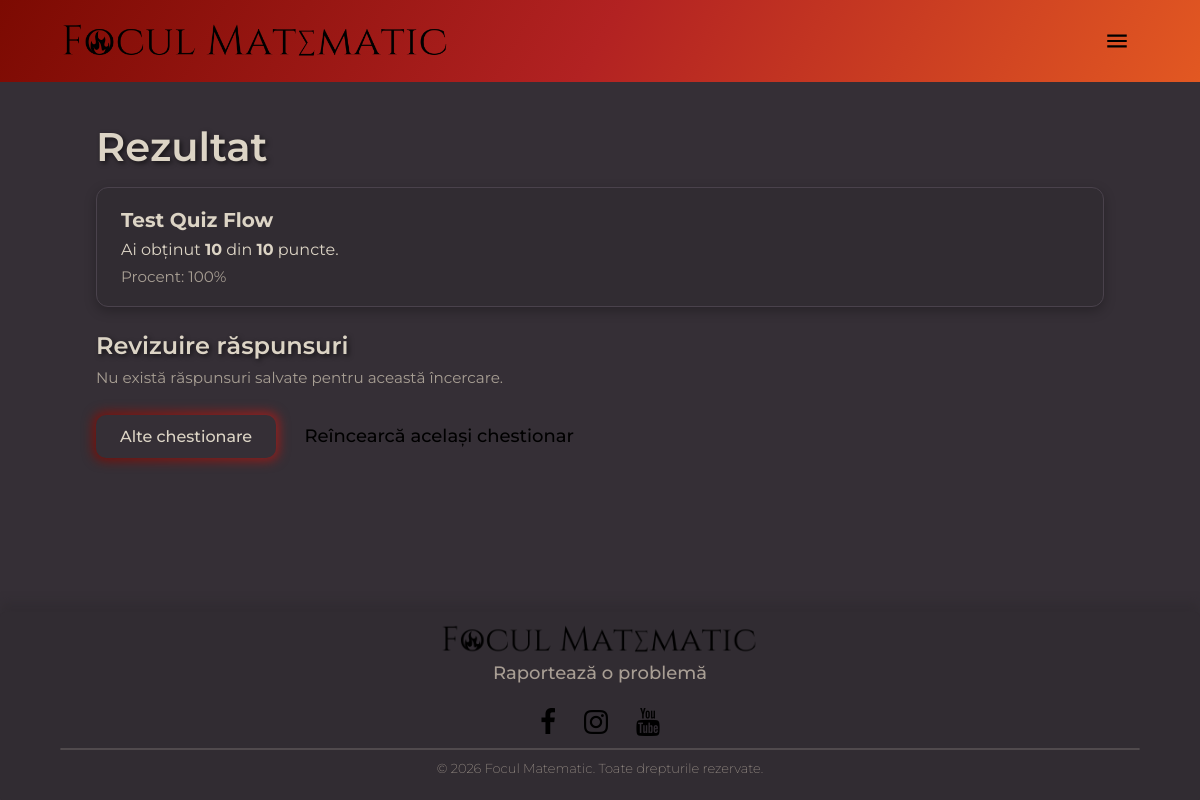
The page /quizzes/2/rezultat/1/ (signed in) on the database its author committed.
### quizzes/models.py (models this page shows, shortened)
class Quiz(models.Model):
    chapter = models.ForeignKey(
        Chapter,
        on_delete=models.CASCADE,
        related_name="topics",
        null=True,
        blank=True,
    )
    title = models.CharField(max_length=100)
    description = models.TextField(blank=True)
    difficulty = models.CharField(
        max_length=20,
        choices=[
            ("easy", "Ușor"),
            ("medium", "Mediu"),
            ("hard", "Greu"),
        ],
    )
    source_file = models.CharField(max_length=255, blank=True)
    class_levels = models.JSONField(default=list, blank=True)
    exam_slugs = models.JSONField(default=list, blank=True)
    order = models.PositiveIntegerField(default=0)
    class Meta:
        ordering = ["chapter__order", "order", "title"]

class QuizAttempt(models.Model):
    user = models.ForeignKey(User, on_delete=models.CASCADE)
    quiz = models.ForeignKey(Quiz, on_delete=models.CASCADE)
    score = models.IntegerField(default=0)
    max_score = models.IntegerField(default=0)
    created_at = models.DateTimeField(auto_now_add=True)

### quizzes/views.py (the view)
@login_required
def quiz_result(request, pk, attempt_id):
    attempt = get_object_or_404(
        QuizAttempt.objects.select_related("quiz").prefetch_related(
            Prefetch(
                "answers",
                queryset=QuizAttemptAnswer.objects.select_related(
                    "question", "selected_option"
                ).prefetch_related("question__options"),
            )
        ),
        pk=attempt_id,
        quiz_id=pk,
        user=request.user,
    )
    return render(
        request,
        "quizzes/quiz_result.html",
        {"attempt": attempt, "quiz": attempt.quiz},
    )

### accounts/context_processors.py (called while the page is built)
def theme(request):
    return {}

### analytics/services.py (called while the page is built)
def log_page_view(*, path: str, session_key: str, user=None) -> PageView:
    return PageView.objects.create(
        path=path[:500],
        session_key=session_key[:40],
        user=user if user and user.is_authenticated else None,
    )

### feedback/context_processors.py (called while the page is built)
def feedback_report_url(from_path: str = "") -> str:
    try:
        url = reverse("report_error")
    except NoReverseMatch:
        url = FEEDBACK_REPORT_PATH
    if from_path:
        return f"{url}?from={from_path}"
    return url

def feedback_urls(request):
    return {
        "feedback_report_url": feedback_report_url(),
    }

### templates/quizzes/quiz_result.html (shortened to what this page needs)
{% extends "base.html" %}
{% block content %}
<div class="page-content">
<h1>Rezultat</h1>
<div class="card summary">
    <p style="font-size:1.25rem;margin:0 0 0.5rem;">
        <strong>{{ quiz.title }}</strong>
    </p>
    <p style="margin:0;">
        Ai obținut <strong>{{ attempt.score }}</strong> din <strong>{{ attempt.max_score }}</strong> puncte.
    </p>
    {% if attempt.max_score > 0 %}
        {% widthratio attempt.score attempt.max_score 100 as pct %}
        <p class="muted" style="margin:0.5rem 0 0;">Procent: {{ pct }}%</p>
    {% endif %}
</div>
<h2>Revizuire răspunsuri</h2>
{% for answer in attempt.answers.all %}
    <div class="card answer-card {% if answer.is_correct %}correct{% else %}incorrect{% endif %}">
        <p style="margin:0 0 0.5rem;"><strong>{{ forloop.counter }}.</strong> {{ answer.question.text }}</p>
        <p class="muted" style="margin:0;">Răspunsul tău: <strong>{{ answer.selected_option.text }}</strong></p>
        {% if answer.is_correct %}
            <p class="answer-status correct">Corect — +{{ answer.question.points }} puncte</p>
        {% else %}
            <p class="answer-status incorrect">Greșit — 0 puncte</p>
            <p class="muted" style="margin:0.35rem 0 0;">
                Răspuns corect:
                {% for opt in answer.question.options.all %}
                    {% if opt.is_correct %}<strong>{{ opt.text }}</strong>{% endif %}
                {% endfor %}
            </p>
        {% endif %}
    </div>
{% empty %}
    <p class="muted">Nu există răspunsuri salvate pentru această încercare.</p>
{% endfor %}
<p style="margin-top:1.5rem;">
    <a class="btn" href="{% url 'quiz_list' %}">Alte chestionare</a>
    {% if user.is_authenticated %}
        <a href="{% url 'quiz_take' quiz.pk %}" style="margin-left:1rem;">Reîncearcă același chestionar</a>
    {% endif %}
</p>
</div>
{% endblock %}

### static/core/css/FMStyle.css (style rules this page uses)
* { margin: 0; padding: 0; font-family: 'Montserrat', fantasy; box-sizing: border-box; }
body { min-height: 100%; min-width: 100%; overflow: scroll; }

### templates/quizzes/quiz_result.html (style rules this page uses)
.summary { margin-bottom: 1.5rem; }

### rows shown on the page
Quiz: title "Test Quiz Flow"
QuizAttempt: score "10", max_score "10"

### other values the page prints
{{ pct }} "100"
